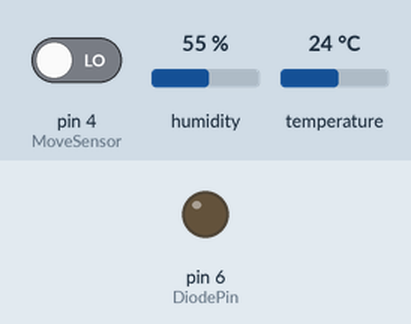
The program below on a simulated Arduino Uno, built with avr-gcc and run on an emulated ATmega328P. Parts: output pins drawn as LEDs (lit = HIGH). Inputs (shaded band) come from the test bench; at power-on: pin 4 (MoveSensor) LOW, humidity 55 %, temperature 24 °C. What the program prints to the serial monitor is not drawn.

Above: at 1.2 s.
1.3 s: pin 4 (MoveSensor) driven HIGH
At 2.4 s:
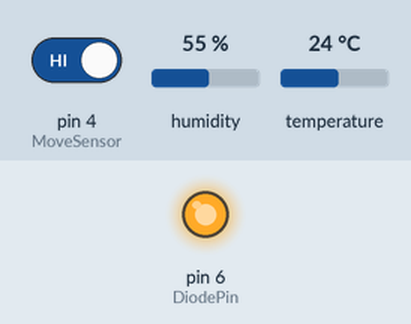
2.8 s: pin 4 (MoveSensor) driven LOW
At 3.6 s:
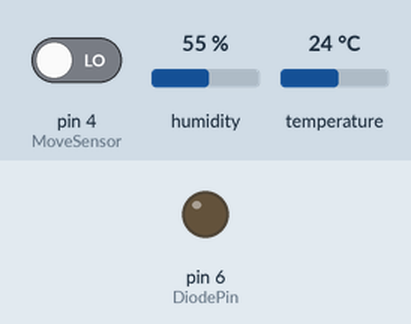
Timing chart, 0 to 5.8 s (numbered marks = the images above; inputs shaded):
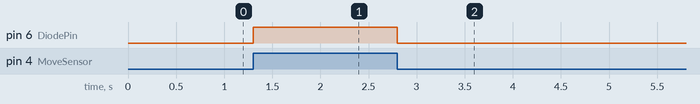

The program:

main.cpp
```cpp
#include <Arduino.h>
#include <SoftwareSerial.h>
#include <DHT.h>

#define RX 10 // Arduino pin connected to LV2 (ESP TX)
#define TX 11 // Arduino pin connected to LV1 (ESP RX)

#define DHT11PIN 7
#define DHTTYPE DHT11
DHT dht(DHT11PIN, DHTTYPE);


#define MoveSensor 4
#define DiodePin 6

SoftwareSerial espSerial(RX, TX); // RX, TX

void setup() {
  Serial.begin(115200);       // Serial monitor
  espSerial.begin(9600);  // ESP default baud rate
  dht.begin();

  pinMode(MoveSensor, INPUT);
  pinMode(DiodePin, OUTPUT);
  Serial.println("Arduino ready!");
}

unsigned long lastTempRequest = 0;
const unsigned long interval = 5000;


void loop() {

  int state = digitalRead(MoveSensor);
  //Serial.print("Sensor state: ");
  //Serial.println(state); // Zobaczysz 0 lub 1
  if (state == HIGH) {
    digitalWrite(DiodePin, HIGH); // Turn on the diode
    //Serial.println("Movement detected!");
  }else{
    digitalWrite(DiodePin, LOW); // Turn off the diode
    //Serial.println("No movement.");
  }
  // Read message from ESP
  // if (espSerial.available()) {
  //   String msg = espSerial.readStringUntil('\n');
  //   Serial.println("From ESP: " + msg);
  // }

  if (millis() - lastTempRequest >= interval) {
    float t = dht.readTemperature(); //
    float h = dht.readHumidity(); //

    String payload = "T: " + String(t) + " H: " + String(h);
    espSerial.println(payload); // Wysyłka do ESP
    Serial.println("Sent to ESP: " + payload);
    lastTempRequest = millis();
  }
  // Serial.print("Temperature: ");
  // Serial.print(t);
  // Serial.print(" Humidity: ");
  // Serial.println(h);


  //delay(2000);
}
```

Measured:
- after the input at 1.3 s, pin 6 (DiodePin): LOW → HIGH at once
- after the input at 2.8 s, pin 6 (DiodePin): HIGH → LOW at once
